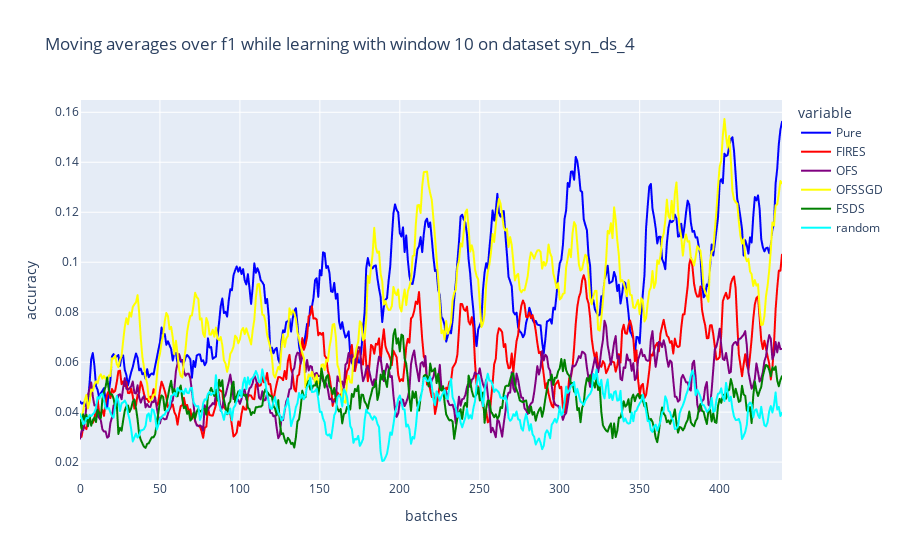

This figure's notebook cell:
### Code cell
#moving averages
title = "Moving averages over f1 while learning with window {} on dataset {}".format(n_window, dataset_name)
col_names = ["Pure","FIRES", "OFS", "OFSSGD", "FSDS", "random"]
d = {"Pure":pure_f1, "FIRES":fires_f1, "OFS":ofs_f1, 
"OFSSGD":ofssgd_f1, "FSDS":fsds_f1, "random":random_f1}
df = pd.DataFrame(d, columns=col_names)
fig = px.line(df, y=col_names, title=title, labels={"index":"batches", "value":"accuracy"}, color_discrete_map={"Pure":"blue",'FIRES': 'red', 
                                                   'FSDS': 'green', 'OFS': 'purple', "OFSSGD":"yellow", "random":"cyan"})
fig.write_image("{}/f1.{}".format(folder, export_type))
f1_trace = fig['data']
fig.show()

### Figure 1 — Plotly figure (JSON) as saved in the notebook; plotly's stock layout.template omitted (floating-point values rounded to 4 significant figures; data arrays with more than 128 entries replaced by an {"elided": "..."} marker saying what was removed)
{"data": [{"hovertemplate": "variable=Pure<br>batches=%{x}<br>accuracy=%{y}<extra></extra>", "legendgroup": "Pure", "line": {"color": "blue", "dash": "solid"}, "mode": "lines", "name": "Pure", "showlegend": true, "type": "scattergl", "x": {"elided": "440 int values"}, "xaxis": "x", "y": {"elided": "440 float values"}, "yaxis": "y"}, {"hovertemplate": "variable=FIRES<br>batches=%{x}<br>accuracy=%{y}<extra></extra>", "legendgroup": "FIRES", "line": {"color": "red", "dash": "solid"}, "mode": "lines", "name": "FIRES", "showlegend": true, "type": "scattergl", "x": {"elided": "440 int values"}, "xaxis": "x", "y": {"elided": "440 float values"}, "yaxis": "y"}, {"hovertemplate": "variable=OFS<br>batches=%{x}<br>accuracy=%{y}<extra></extra>", "legendgroup": "OFS", "line": {"color": "purple", "dash": "solid"}, "mode": "lines", "name": "OFS", "showlegend": true, "type": "scattergl", "x": {"elided": "440 int values"}, "xaxis": "x", "y": {"elided": "440 float values"}, "yaxis": "y"}, {"hovertemplate": "variable=OFSSGD<br>batches=%{x}<br>accuracy=%{y}<extra></extra>", "legendgroup": "OFSSGD", "line": {"color": "yellow", "dash": "solid"}, "mode": "lines", "name": "OFSSGD", "showlegend": true, "type": "scattergl", "x": {"elided": "440 int values"}, "xaxis": "x", "y": {"elided": "440 float values"}, "yaxis": "y"}, {"hovertemplate": "variable=FSDS<br>batches=%{x}<br>accuracy=%{y}<extra></extra>", "legendgroup": "FSDS", "line": {"color": "green", "dash": "solid"}, "mode": "lines", "name": "FSDS", "showlegend": true, "type": "scattergl", "x": {"elided": "440 int values"}, "xaxis": "x", "y": {"elided": "440 float values"}, "yaxis": "y"}, {"hovertemplate": "variable=random<br>batches=%{x}<br>accuracy=%{y}<extra></extra>", "legendgroup": "random", "line": {"color": "cyan", "dash": "solid"}, "mode": "lines", "name": "random", "showlegend": true, "type": "scattergl", "x": {"elided": "440 int values"}, "xaxis": "x", "y": {"elided": "440 float values"}, "yaxis": "y"}], "layout": {"legend": {"title": {"text": "variable"}, "tracegroupgap": 0}, "title": {"text": "Moving averages over f1 while learning with window 10 on dataset syn_ds_4"}, "xaxis": {"anchor": "y", "domain": [0, 1], "title": {"text": "batches"}}, "yaxis": {"anchor": "x", "domain": [0, 1], "title": {"text": "accuracy"}}}}
